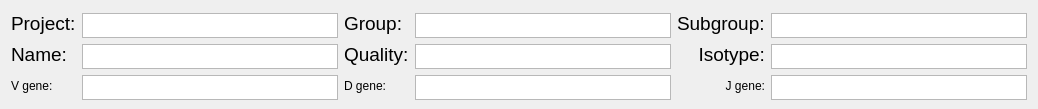
         <widget class="QFrame" name="frame_18">
          <property name="sizePolicy">
           <sizepolicy hsizetype="Preferred" vsizetype="Preferred">
            <horstretch>0</horstretch>
            <verstretch>0</verstretch>
           </sizepolicy>
          </property>
          <property name="frameShape">
           <enum>QFrame::NoFrame</enum>
          </property>
          <property name="frameShadow">
           <enum>QFrame::Raised</enum>
          </property>
          <layout class="QGridLayout" name="gridLayout_15">
           <item row="1" column="1">
            <widget class="QTextEdit" name="txtName_2">
             <property name="sizePolicy">
              <sizepolicy hsizetype="Preferred" vsizetype="Preferred">
               <horstretch>0</horstretch>
               <verstretch>0</verstretch>
              </sizepolicy>
             </property>
             <property name="minimumSize">
              <size>
               <width>0</width>
               <height>25</height>
              </size>
             </property>
             <property name="maximumSize">
              <size>
               <width>1000</width>
               <height>20</height>
              </size>
             </property>
            </widget>
           </item>
           <item row="0" column="6">
            <widget class="QTextEdit" name="txtSubGroup_2">
             <property name="sizePolicy">
              <sizepolicy hsizetype="Preferred" vsizetype="Preferred">
               <horstretch>0</horstretch>
               <verstretch>0</verstretch>
              </sizepolicy>
             </property>
             <property name="minimumSize">
              <size>
               <width>0</width>
               <height>25</height>
              </size>
             </property>
             <property name="maximumSize">
              <size>
               <width>1000</width>
               <height>20</height>
              </size>
             </property>
            </widget>
           </item>
           <item row="0" column="5">
            <widget class="QLabel" name="seqlabel_22">
             <property name="sizePolicy">
              <sizepolicy hsizetype="Preferred" vsizetype="Preferred">
               <horstretch>0</horstretch>
               <verstretch>0</verstretch>
              </sizepolicy>
             </property>
             <property name="minimumSize">
              <size>
               <width>0</width>
               <height>0</height>
              </size>
             </property>
             <property name="font">
              <font>
               <family>Lucida Grande</family>
               <pointsize>14</pointsize>
              </font>
             </property>
             <property name="text">
              <string>Subgroup:</string>
             </property>
            </widget>
           </item>
           <item row="1" column="0">
            <widget class="QLabel" name="seqlabel_23">
             <property name="sizePolicy">
              <sizepolicy hsizetype="Preferred" vsizetype="Preferred">
               <horstretch>0</horstretch>
               <verstretch>0</verstretch>
              </sizepolicy>
             </property>
             <property name="minimumSize">
              <size>
               <width>0</width>
               <height>0</height>
              </size>
             </property>
             <property name="font">
              <font>
               <family>Lucida Grande</family>
               <pointsize>14</pointsize>
              </font>
             </property>
             <property name="text">
              <string>Name:</string>
             </property>
            </widget>
           </item>
           <item row="0" column="3" colspan="2">
            <widget class="QTextEdit" name="txtGroup_2">
             <property name="sizePolicy">
              <sizepolicy hsizetype="Preferred" vsizetype="Preferred">
               <horstretch>0</horstretch>
               <verstretch>0</verstretch>
              </sizepolicy>
             </property>
             <property name="minimumSize">
              <size>
               <width>0</width>
               <height>25</height>
              </size>
             </property>
             <property name="maximumSize">
              <size>
               <width>1000</width>
               <height>20</height>
              </size>
             </property>
            </widget>
           </item>
           <item row="0" column="2">
            <widget class="QLabel" name="seqlabel_21">
             <property name="sizePolicy">
              <sizepolicy hsizetype="Preferred" vsizetype="Preferred">
               <horstretch>0</horstretch>
               <verstretch>0</verstretch>
              </sizepolicy>
             </property>
             <property name="minimumSize">
              <size>
               <width>0</width>
               <height>0</height>
              </size>
             </property>
             <property name="font">
              <font>
               <family>Lucida Grande</family>
               <pointsize>14</pointsize>
              </font>
             </property>
             <property name="text">
              <string>Group:</string>
             </property>
            </widget>
           </item>
           <item row="0" column="1">
            <widget class="QTextEdit" name="txtProject_2">
             <property name="sizePolicy">
              <sizepolicy hsizetype="Preferred" vsizetype="Preferred">
               <horstretch>0</horstretch>
               <verstretch>0</verstretch>
              </sizepolicy>
             </property>
             <property name="minimumSize">
              <size>
               <width>0</width>
               <height>25</height>
              </size>
             </property>
             <property name="maximumSize">
              <size>
               <width>1000</width>
               <height>20</height>
              </size>
             </property>
            </widget>
           </item>
           <item row="0" column="0">
            <widget class="QLabel" name="seqlabel_20">
             <property name="sizePolicy">
              <sizepolicy hsizetype="Preferred" vsizetype="Preferred">
               <horstretch>0</horstretch>
               <verstretch>0</verstretch>
              </sizepolicy>
             </property>
             <property name="minimumSize">
              <size>
               <width>0</width>
               <height>0</height>
              </size>
             </property>
             <property name="font">
              <font>
               <family>Lucida Grande</family>
               <pointsize>14</pointsize>
              </font>
             </property>
             <property name="text">
              <string>Project:</string>
             </property>
            </widget>
           </item>
           <item row="1" column="2">
            <widget class="QLabel" name="seqlabel_24">
             <property name="sizePolicy">
              <sizepolicy hsizetype="Preferred" vsizetype="Preferred">
               <horstretch>0</horstretch>
               <verstretch>0</verstretch>
              </sizepolicy>
             </property>
             <property name="minimumSize">
              <size>
               <width>0</width>
               <height>0</height>
              </size>
             </property>
             <property name="font">
              <font>
               <family>Lucida Grande</family>
               <pointsize>14</pointsize>
              </font>
             </property>
             <property name="text">
              <string>Quality:</string>
             </property>
            </widget>
           </item>
           <item row="1" column="3" colspan="2">
            <widget class="QTextEdit" name="txtQuality_2">
             <property name="sizePolicy">
              <sizepolicy hsizetype="Preferred" vsizetype="Preferred">
               <horstretch>0</horstretch>
               <verstretch>0</verstretch>
              </sizepolicy>
             </property>
             <property name="minimumSize">
              <size>
               <width>0</width>
               <height>25</height>
              </size>
             </property>
             <property name="maximumSize">
              <size>
               <width>1000</width>
               <height>20</height>
              </size>
             </property>
            </widget>
           </item>
           <item row="2" column="0">
            <widget class="QLabel" name="label_2">
             <property name="text">
              <string>V gene:</string>
             </property>
            </widget>
           </item>
           <item row="2" column="2">
            <widget class="QLabel" name="label_3">
             <property name="text">
              <string>D gene:</string>
             </property>
            </widget>
           </item>
           <item row="2" column="5">
            <widget class="QLabel" name="label_9">
             <property name="text">
              <string> J gene:</string>
             </property>
             <property name="textFormat">
              <enum>Qt::AutoText</enum>
             </property>
             <property name="alignment">
              <set>Qt::AlignRight|Qt::AlignTrailing|Qt::AlignVCenter</set>
             </property>
            </widget>
           </item>
           <item row="2" column="1">
            <widget class="QTextEdit" name="txtVGeneSeq">
             <property name="sizePolicy">
              <sizepolicy hsizetype="Preferred" vsizetype="Preferred">
               <horstretch>0</horstretch>
               <verstretch>0</verstretch>
              </sizepolicy>
             </property>
             <property name="minimumSize">
              <size>
               <width>0</width>
               <height>25</height>
              </size>
             </property>
             <property name="maximumSize">
              <size>
               <width>1000</width>
               <height>20</height>
              </size>
             </property>
            </widget>
           </item>
           <item row="2" column="6">
            <widget class="QTextEdit" name="txtJGeneSeq">
             <property name="sizePolicy">
              <sizepolicy hsizetype="Preferred" vsizetype="Preferred">
               <horstretch>0</horstretch>
               <verstretch>0</verstretch>
              </sizepolicy>
             </property>
             <property name="minimumSize">
              <size>
               <width>0</width>
               <height>25</height>
              </size>
             </property>
             <property name="maximumSize">
              <size>
               <width>1000</width>
               <height>20</height>
              </size>
             </property>
            </widget>
           </item>
           <item row="2" column="3" colspan="2">
            <widget class="QTextEdit" name="txtDGeneSeq">
             <property name="sizePolicy">
              <sizepolicy hsizetype="Preferred" vsizetype="Preferred">
               <horstretch>0</horstretch>
               <verstretch>0</verstretch>
              </sizepolicy>
             </property>
             <property name="minimumSize">
              <size>
               <width>0</width>
               <height>25</height>
              </size>
             </property>
             <property name="maximumSize">
              <size>
               <width>1000</width>
               <height>20</height>
              </size>
             </property>
            </widget>
           </item>
           <item row="1" column="6">
            <widget class="QTextEdit" name="txtIsotypeSeq">
             <property name="sizePolicy">
              <sizepolicy hsizetype="Preferred" vsizetype="Preferred">
               <horstretch>0</horstretch>
               <verstretch>0</verstretch>
              </sizepolicy>
             </property>
             <property name="minimumSize">
              <size>
               <width>0</width>
               <height>25</height>
              </size>
             </property>
             <property name="maximumSize">
              <size>
               <width>1000</width>
               <height>20</height>
              </size>
             </property>
            </widget>
           </item>
           <item row="1" column="5">
            <widget class="QLabel" name="seqlabel_25">
             <property name="sizePolicy">
              <sizepolicy hsizetype="Preferred" vsizetype="Preferred">
               <horstretch>0</horstretch>
               <verstretch>0</verstretch>
              </sizepolicy>
             </property>
             <property name="minimumSize">
              <size>
               <width>0</width>
               <height>0</height>
              </size>
             </property>
             <property name="font">
              <font>
               <family>Lucida Grande</family>
               <pointsize>14</pointsize>
              </font>
             </property>
             <property name="text">
              <string>Isotype:</string>
             </property>
             <property name="alignment">
              <set>Qt::AlignRight|Qt::AlignTrailing|Qt::AlignVCenter</set>
             </property>
            </widget>
           </item>
          </layout>
         </widget>
